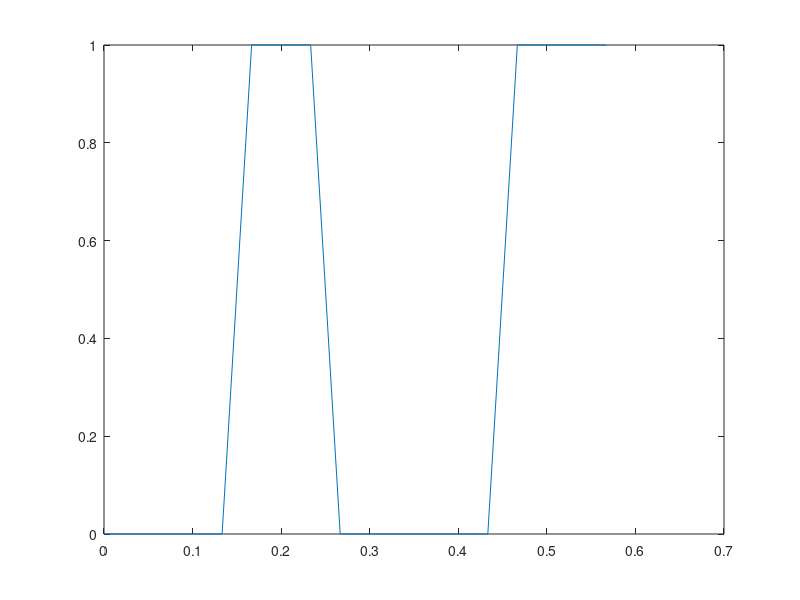

Here is the MATLAB script that generated this plot:
x_bits= [ 0 0 1 0 0 1 1 0 1 0 1 1 1 0 1 0 1 0];
x=0;
Ts= 0.1;
n_bits = 3;
t_bits= 0 : Ts/n_bits : (length(x_bits)-1)*Ts/n_bits;
d= x_bits .* t_bits;
 figure 
for i=1:1:length(d)
    if d(i)~= 0
        format long;
        %x = x + heaviside(t-d(i));
        x= x+ rectpuls(t_bits-d(i)*3, 3*Ts/n_bits)
    end
end
t_bits
d
 plot(t_bits,x)
